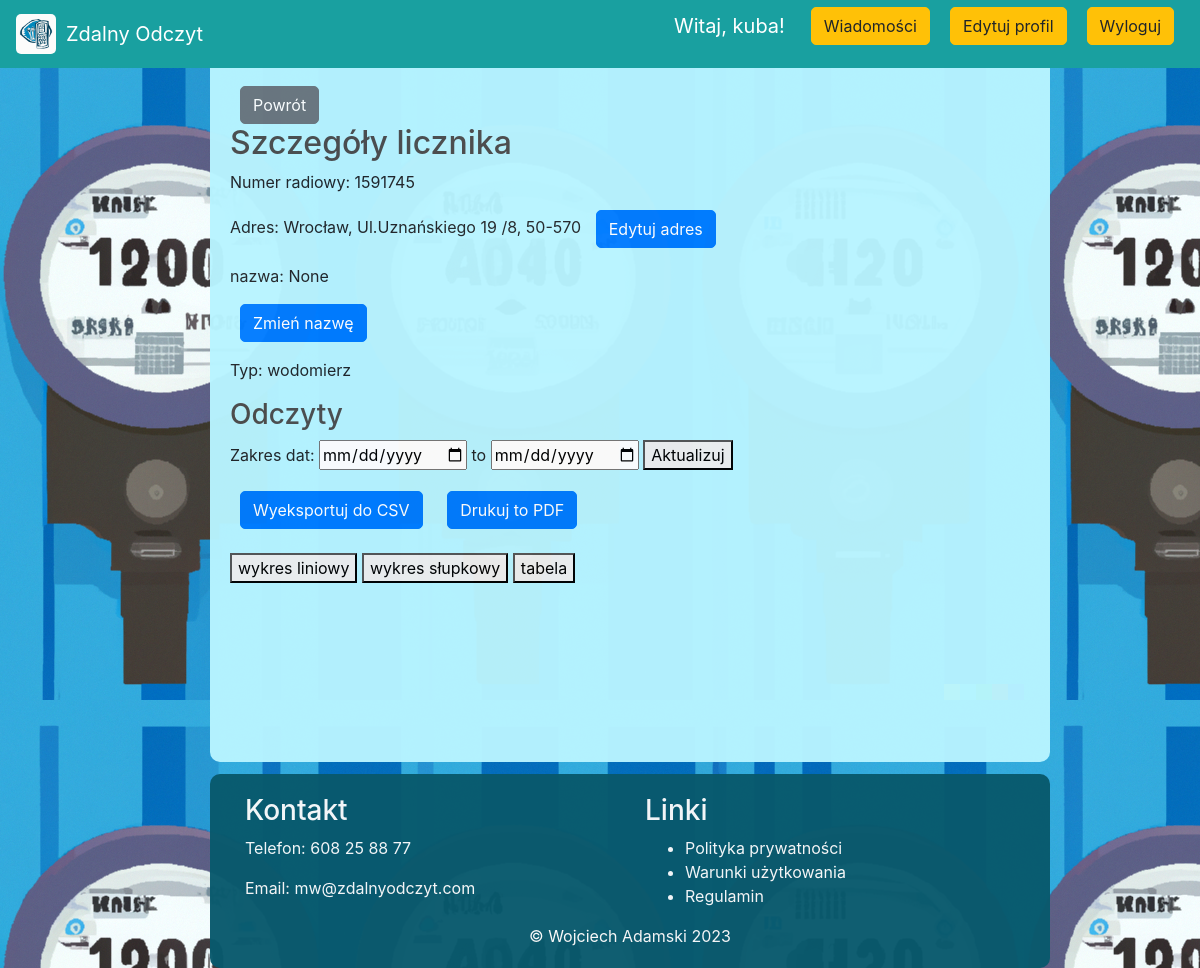
Page /meter_details/2 (signed in) on the committed database.
### src/models.py (models this page shows, shortened)
class User(UserMixin, db.Model):
    id = db.Column(db.Integer, primary_key=True)
    email = db.Column(db.String(120), unique=True, index=True)
    password_hash = db.Column(db.String(128))
    is_admin = db.Column(db.Boolean, default=False)
    meters = db.relationship('Meter', backref='user', lazy='dynamic')
    is_active = db.Column(db.Boolean, default=True)
    notes = db.Column(db.Text)
    unread_messages = db.Column(db.Integer, default=0)

class Meter(db.Model):
    id = db.Column(db.Integer, primary_key=True)
    radio_number = db.Column(db.String(64), unique=True, index=True)
    type = db.Column(db.String(64))
    user_id = db.Column(db.Integer, db.ForeignKey('user.id'))
    readings = db.relationship('MeterReading', backref='meter', lazy='dynamic')
    name = db.Column(db.String(100), nullable=True)
    events = db.relationship('Event', backref='meter', lazy=True)
    address_id = db.Column(db.Integer, db.ForeignKey('address.id'))
    address = db.relationship('Address', backref='meter', lazy=True)

class Address(db.Model):
    id = db.Column(db.Integer, primary_key=True)
    city = db.Column(db.String(100), nullable=False)
    street = db.Column(db.String(100), nullable=False)
    building_number = db.Column(db.String(10), nullable=False)
    apartment_number = db.Column(db.String(10))
    postal_code = db.Column(db.String(20), nullable=False)

### src/routes.py (the view)
@main_routes.route('/meter_details/<int:meter_id>', methods=['GET', 'POST'])
@login_required
def meter_details(meter_id):
    meter = Meter.query.get_or_404(meter_id)
    user = meter.user
    events=meter.events
    if current_user != meter.user and not current_user.is_admin:
        flash('Brak uprawnień do wyświetlenia tych szczegółów.', 'danger')
        return redirect(url_for('main_routes.home'))
    readings = MeterReading.query.filter_by(meter_id=meter.id).all()
    readings_list = [{"date": reading.date, "reading": reading.reading} for reading in readings]
    return render_template('meter_details.html', meter=meter, readings=readings_list, user=user,events=events)

### src/models.py (called while the page is built)
@login_manager.user_loader
def load_user(user_id):
    return User.query.get(int(user_id))

### templates/meter_details.html (shortened to what this page needs)
{% extends "base.html" %}
{% block content %}
<button class="btn btn-secondary no-print" onclick="goBack()">Powrót</button>
<h2>Szczegóły licznika</h2>
<p>Numer radiowy: {{ meter.radio_number }}</p>
{% if meter.address %}
    <p>Adres: {{ meter.address.city }}, Ul.{{ meter.address.street }} {{ meter.address.building_number }} {% if meter.address.apartment_number %}/{{ meter.address.apartment_number }}{% endif %}, {{ meter.address.postal_code }}
    <button id="add-address-button" class="btn btn-primary no-print">Edytuj adres</button>
    </p>
{% else %}
    <p>Brak przypisanego adresu.
    <button id="add-address-button" class="btn btn-primary no-print">Dodaj adres</button>
    </p>
{% endif %}
{% if current_user == meter.user %}
<p id="meter-name" class="editable">nazwa: {{ meter.name }}
<button id="edit-button" class="btn btn-primary">Zmień nazwę</button>
    </p>
{% endif %}
<p>Typ: {% if meter.type == "water" %}wodomierz{% elif meter.type == "heat" %}ciepłomierz{% endif %}</p>
<h3 class="no-print">Odczyty</h3>
<form class="no-print">
    <div class="form-group">
        <label for="start-date">Zakres dat:</label>
        <input type="date" id="start-date"> to <input type="date" id="end-date">
        <button type="button" id="update-chart">Aktualizuj</button>
    </div>
</form>
<button id="export-csv-button" class="btn btn-primary no-print">Wyeksportuj do CSV</button>
<button id="print-pdf-button" class="btn btn-primary no-print" onclick="window.print()">Drukuj to PDF</button>
<br />
<br />
<button id="line-chart-button" onclick="showChart('line')">wykres liniowy</button>
<button id="bar-chart-button" onclick="showChart('bar')">wykres słupkowy</button>
<button id="table-button" onclick="showTable()">tabela</button>
{% endblock %}

### templates/base.html (shortened to what this page needs)
<!DOCTYPE html>
<html>
<head>
    <link rel="stylesheet" href="https://stackpath.bootstrapcdn.com/bootstrap/4.4.1/css/bootstrap.min.css"
>
    <link rel="stylesheet" type="text/css" href="{{ url_for('static', filename='style.css')}}">
</head>
<body>
    <nav class="navbar navbar-fixed-top navbar-expand-lg navbar-dark bg-dark">
    <img src="{{ url_for('static', filename='img/logo.png') }}" alt="Logo" class="logo">
        <a class="navbar-brand" href="{{ url_for('main_routes.home') }}">Zdalny Odczyt</a>
        <div class="collapse navbar-collapse" id="navbarSupportedContent">
            <ul class="navbar-nav mr-auto">
                <li class="nav-item active">
                    <a class="nav-link" href="{{ url_for('main_routes.home') }}">  <span class="sr-only">(current)</span></a>
                </li>
            </ul>
            <div class="form-inline my-2 my-lg-0">
                {% if current_user.is_authenticated %}
                    <p class="navbar-brand">Witaj, {{ current_user.email.split('@')[0] }}!</p>
                    {% if not current_user.is_admin %}
                    <p><a href="{{ url_for('main_routes.messages') }} " class="btn btn-warning">Wiadomości
                    {% endif %}
                    </a></p>
                    <p><a href="{{ url_for('main_routes.edit_account') }}" class="btn btn-warning">Edytuj profil</a></p>
                    <p><a href="{{ url_for('main_routes.logout') }} " class="btn btn-warning">Wyloguj</a></p>
                {% else %}
                    <a href="{{ url_for('main_routes.login') }}" class="btn btn-warning">Login</a>
                {% endif %}
            </div>
        </div>
</nav>
<div class="center-box">
    <br>
    {% block content %}
    {% endblock content %}
</div>
<footer class="footer no-print">
    <div class="container">
        <div class="row">
            <div class="col-md-6">
                <h3 style="color: #f9f9f9">Kontakt</h3>
                <p style="color: #f9f9f9">Telefon: 608 25 88 77</p>
                <p style="color: #f9f9f9">Email: mw@zdalnyodczyt.com</p>
            </div>
            <div class="col-md-6">
                <h3 style="color: #f9f9f9">Linki</h3>
                <ul>
                    <li style="color: #f9f9f9"><a href="#" style="color: #f9f9f9">Polityka prywatności</a></li>
                    <li style="color: #f9f9f9"><a href="#" style="color: #f9f9f9">Warunki użytkowania</a></li>
                    <li style="color: #f9f9f9"><a href="#" style="color: #f9f9f9">Regulamin</a></li>
                </ul>
            </div>
        </div>
    </div>
    <center style="color: #f9f9f9">&#169 Wojciech Adamski   2023</center>
</footer>
</body>
</html>

### static/style.css (style rules this page uses)
body { background-image: url('img/background.png'); background-attachment: fixed; }
h1,h2,h3,h4,h5,h6 { color:hsl(0, 0%, 30%); }
.bg-dark { background-color: #19a0a0 !important; }
.btn { border-radius: 5px; margin-inline: 10px; }
.center-box { margin-left: 17.5%; background-color:hsl(189, 100%, 86%) ; border-radius: 10px; opacity: 0.97; width: 70%; align-items: center; height: 100%; min-height: 720px; padding: 20px; margin-top: 3.5%; }
.footer { margin-left: 17.5%; background-color: hsl(192, 85%, 23%); border-radius: 10px; opacity: 0.97; width: 70%; align-items: center; padding: 20px; margin-top: 1%; }
.navbar { z-index: 10000; position: fixed; top: 0px; width: 100%; height: 7%; }
.logo { max-width: 100px; max-height: 40px; margin-right: 10px; border-radius: 5px; }

### rows in the picture
User: email "kuba"
Meter: radio_number "1591745", name "None"
Address: address.city "Wrocław", address.street "Uznańskiego", address.building_number "19", address.apartment_number "8", address.postal_code "50-570"
